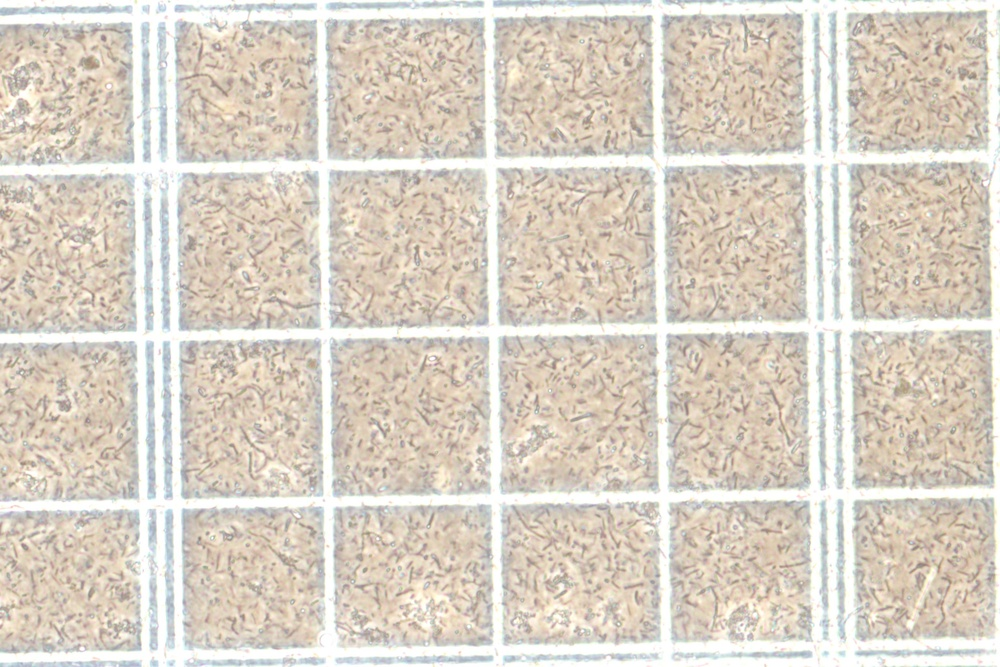
#> input picture images/sample/1D24AD13-6C1A-452F-A12A-D573795D54EA.jpg, 1000 x 667 px, shrunk from 3072 x 2048 before the run, found by its file name
$ python canny2.py
#> lines starting #> are read from the running program, lines starting #| are printed output that depends on the picture
import cv2
import numpy as np
import matplotlib.pyplot as plt

def callback(x):
    print(x)

img = cv2.imread('images/1D24AD13-6C1A-452F-A12A-D573795D54EA.jpg', 0) #read image as grayscale
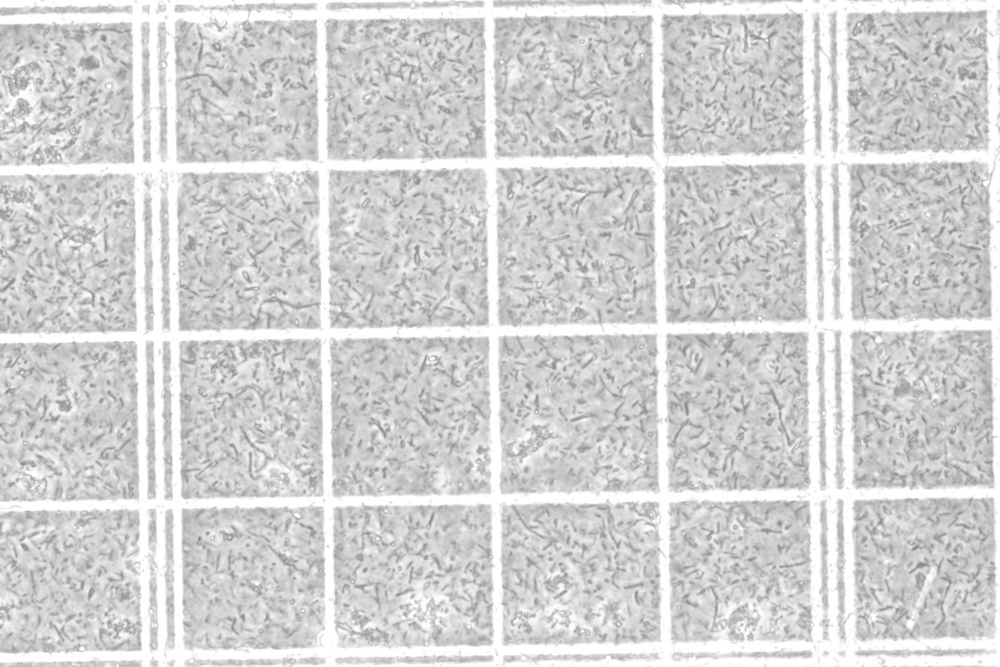
#> img: shape (667, 1000); min 127, max 255, mean 210.7


canny = cv2.Canny(img, 85, 255)
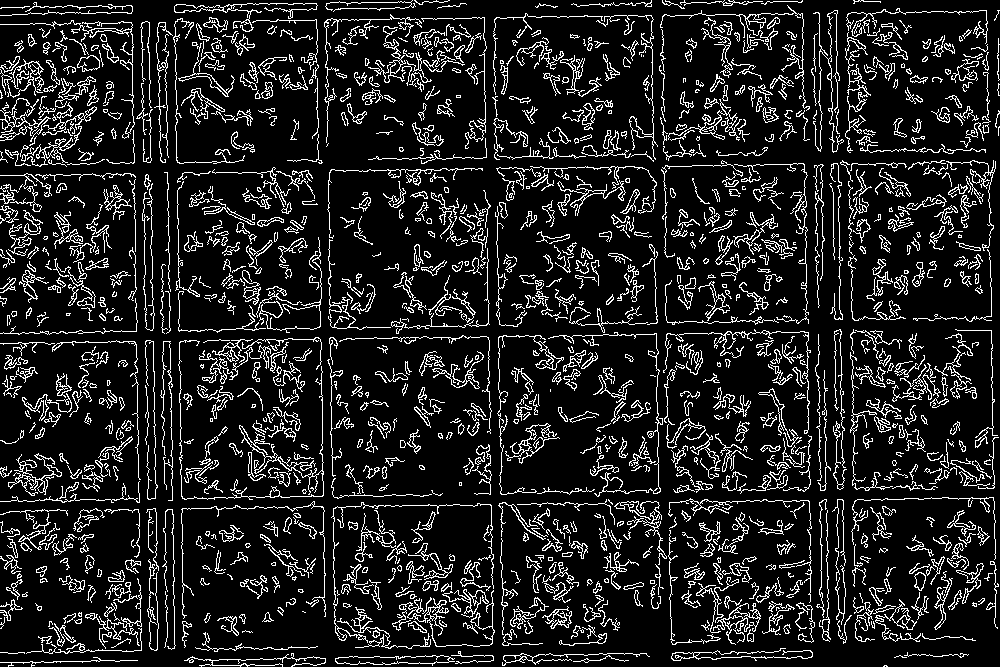
#> canny: shape (667, 1000); 12.8% white in thin lines or dots

cv2.namedWindow('image') # make a window with name 'image'
cv2.createTrackbar('L', 'image', 0, 255, callback) #lower threshold trackbar for window 'image
cv2.createTrackbar('U', 'image', 0, 255, callback) #upper threshold trackbar for window 'image

while(1):
    numpy_horizontal_concat = np.concatenate((img, canny), axis=1) # to display image side by side
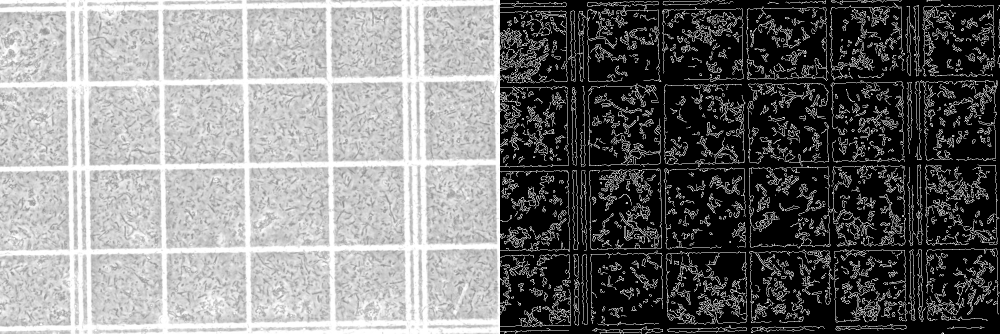
#> numpy_horizontal_concat: shape (667, 2000) (shown at 1/2 size); min 0, max 255, mean 121.7
    cv2.imshow('image', numpy_horizontal_concat)
    k = cv2.waitKey(1) & 0xFF
#> (key Esc is pressed here)
    if k == 27: #escape key
        break
    l = cv2.getTrackbarPos('L', 'image')
    u = cv2.getTrackbarPos('U', 'image')

    canny = cv2.Canny(img, l, u)

cv2.destroyAllWindows()

$ run again, with images/sample/9089F5F0-80B2-4245-BD0E-DDD66F4EBEA5.jpg copied over images/sample/1D24AD13-6C1A-452F-A12A-D573795D54EA.jpg
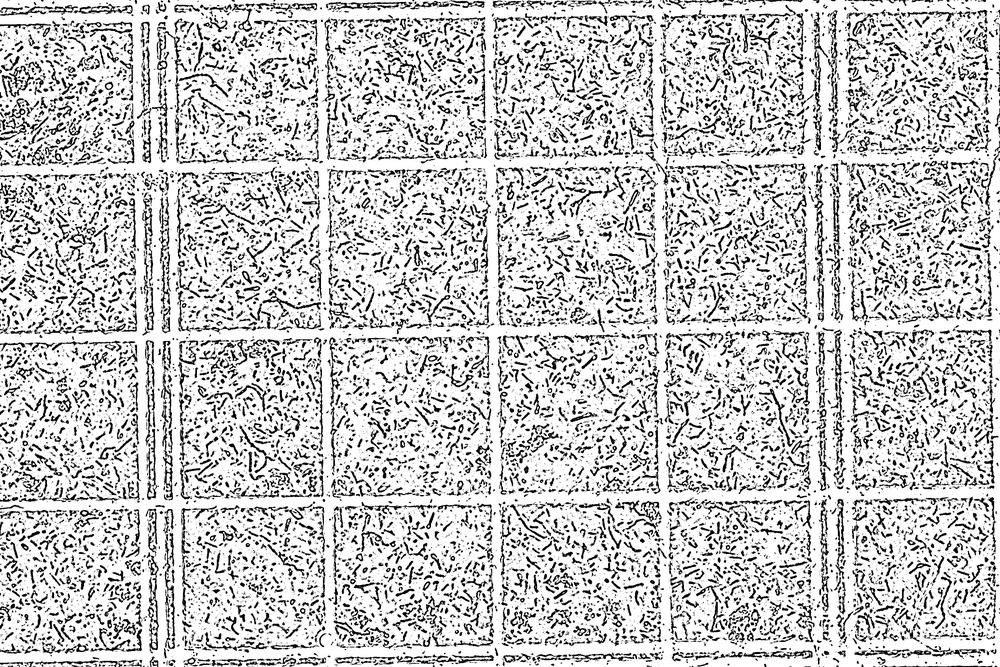
#> input picture images/sample/9089F5F0-80B2-4245-BD0E-DDD66F4EBEA5.jpg, 1000 x 667 px, shrunk from 3072 x 2048 before the run, found by its file name
#> img is the input picture: shape (667, 1000); min 0, max 255, mean 200.8
#> `canny = cv2.Canny(img, 85, 255)`:
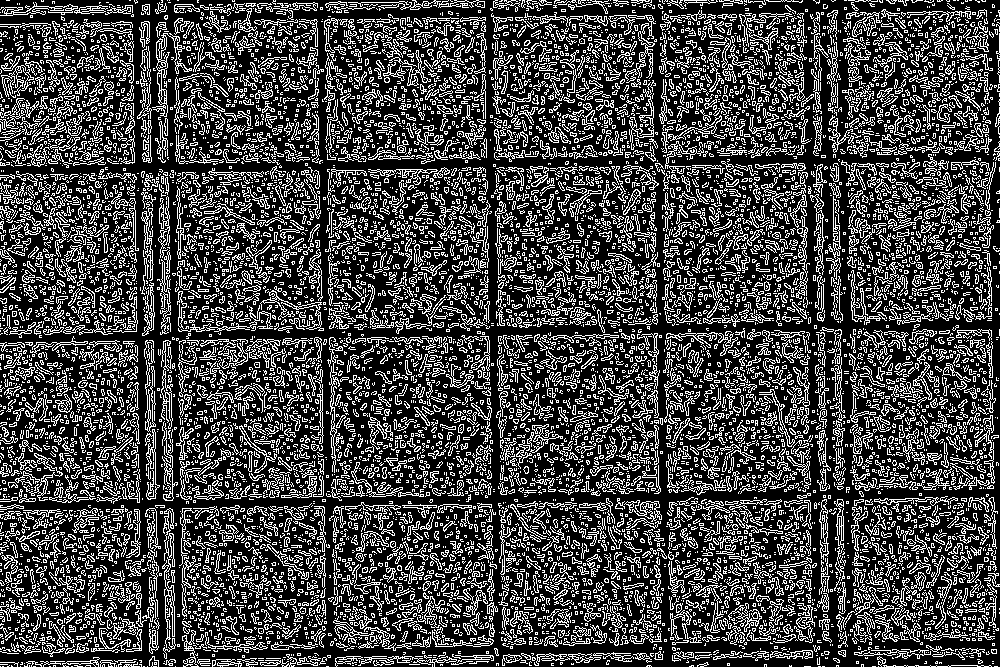
#> canny: shape (667, 1000); 26.5% white in thin lines or dots
#> `numpy_horizontal_concat = np.concatenate((img, canny), axis=1)`:
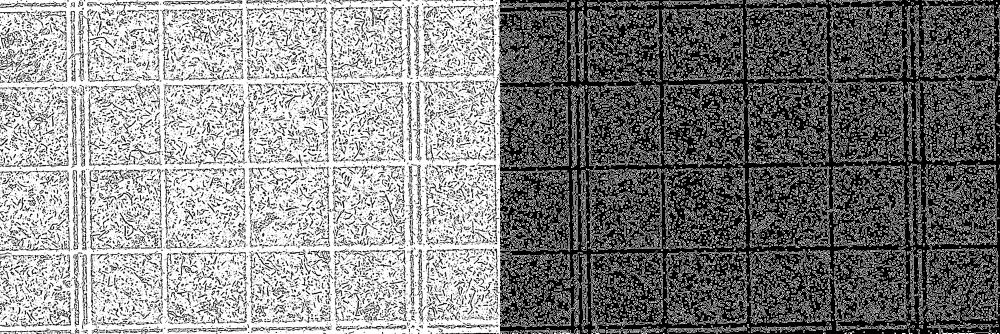
#> numpy_horizontal_concat: shape (667, 2000) (shown at 1/2 size); min 0, max 255, mean 134.2
